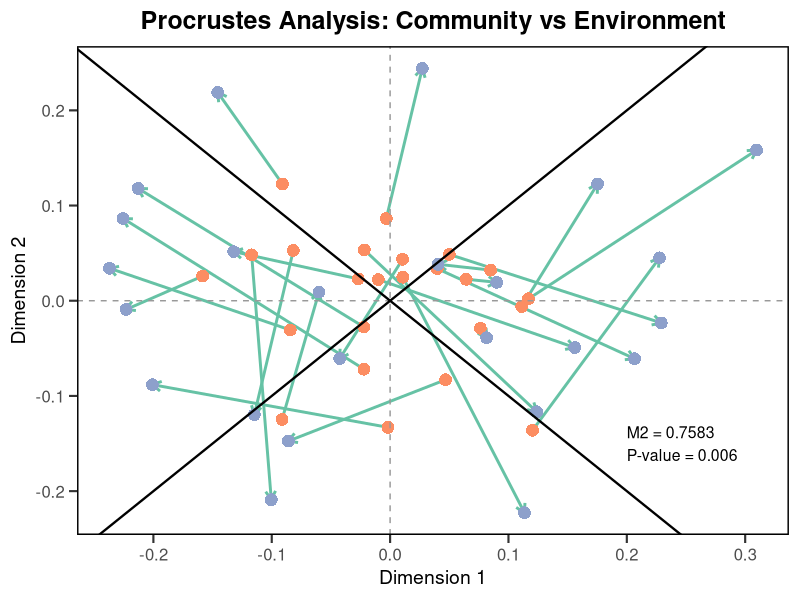

This figure's R source:
## ---- chunk 1
knitr::opts_chunk$set(
  collapse = T, echo=T, comment="#>", message=F, warning=F,
	fig.align="center", fig.width=5, fig.height=3, dpi=150)
## ---- chunk 2
# 基于CRAN安装R包，检测没有则安装
p_list = c("vegan", "ggplot2")
for(p in p_list){if (!requireNamespace(p)){install.packages(p)}
    library(p, character.only = TRUE, quietly = TRUE, warn.conflicts = FALSE)}

# 加载R包 Load the package
suppressWarnings(suppressMessages(library(vegan)))
suppressWarnings(suppressMessages(library(ggplot2)))
## ---- chunk 3
# Load data
# 载入数据
data(varespec)
data(varechem)

# 计算样本之间的距离矩阵
# Calcualte distance matrix
species_dist <- vegdist(varespec, method = "bray")
env_dist <- vegdist(scale(varechem), method = "euclidean")

# 使用NMDS进行降维
# Downscale using NMDS
nmds_species <- monoMDS(species_dist)
nmds_env <- monoMDS(env_dist)

# 普鲁克分析
# Procrustes analysis
proc_result <- procrustes(nmds_species, nmds_env, symmetric = TRUE)
summary(proc_result)

# 显著性检验
# Significance test
set.seed(1)
proc_test <- protest(nmds_species, nmds_env, permutations = 999)
proc_test

# 提取坐标数据
# Extract coordinates
procrustes_data <- as.data.frame(cbind(proc_result$Yrot, proc_result$X))
rotation_matrix <- as.data.frame(proc_result$rotation)

# 绘制图形
# Plot
pdf("results/Procrustes_Analysis_with_Crosslines2.pdf", width = 5, height = 5) 
ggplot(procrustes_data) +
  geom_segment(aes(x = V1, y = V2, xend = MDS1, yend = MDS2), 
               color = "#66C2A5", size = 1, arrow = arrow(length = unit(0.25, 'cm'))) +
  geom_point(aes(V1, V2), color = "#FC8D62", size = 4, shape = 16) +
  geom_point(aes(MDS1, MDS2), color = "#8DA0CB", size = 4, shape = 16) +
  theme_classic(base_size = 16) +
  theme(
    panel.border = element_rect(color = "black", fill = NA, size = 1), 
    panel.grid = element_blank(),
    panel.background = element_rect(fill = "transparent", color = NA),
    axis.ticks.length = unit(0.4, "lines"),
    axis.line = element_blank(), 
    axis.title = element_text(size = 14),
    axis.text = element_text(size = 12),
    plot.title = element_text(hjust = 0.5, size = 18, face = "bold")
  ) +
  labs(x = "Dimension 1", y = "Dimension 2", 
       title = "Procrustes Analysis: Community vs Environment") +
  geom_vline(xintercept = 0, color = "grey60", linetype = "dashed", size = 0.5) +
  geom_hline(yintercept = 0, color = "grey60", linetype = "dashed", size = 0.5) +
  geom_abline(slope = 1, intercept = 0, color = "black", size = 0.8) +
  geom_abline(slope = -1, intercept = 0, color = "black", size = 0.8) + 
  annotate("text", label = paste("M2 =", round(proc_test$ss, 4), 
                                 "\nP-value =", format.pval(proc_test$signif)),
           x = 0.2, y = -0.15, size = 4, hjust = 0)
dev.off()
